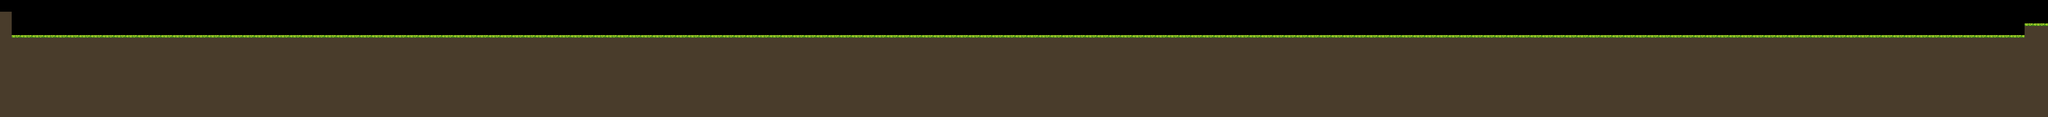

The image is a tile-based game level rendered from a .tmx file. Its description and complete source (layers, tilesets, objects, tile grids) follow:
An orthogonal 175x10 tile map with 32x32 px tiles, 1 tile layer (Foreground) and 12 objects.

<map version="1.0" orientation="orthogonal" renderorder="right-down" width="175" height="10" tilewidth="32" tileheight="32" nextobjectid="41">
 <tileset firstgid="1" name="tileset" tilewidth="32" tileheight="32" tilecount="6" columns="6">
  <image source="../tileset.png" width="192" height="32" />
 </tileset>
 <layer name="Foreground" width="175" height="10">
  <data encoding="csv">
0,0,0,0,0,0,0,0,0,0,0,0,0,0,0,0,0,0,0,0,0,0,0,0,0,0,0,0,0,0,0,0,0,0,0,0,0,0,0,0,0,0,0,0,0,0,0,0,0,0,0,0,0,0,0,0,0,0,0,0,0,0,0,0,0,0,0,0,0,0,0,0,0,0,0,0,0,0,0,0,0,0,0,0,0,0,0,0,0,0,0,0,0,0,0,0,0,0,0,0,0,0,0,0,0,0,0,0,0,0,0,0,0,0,0,0,0,0,0,0,0,0,0,0,0,0,0,0,0,0,0,0,0,0,0,0,0,0,0,0,0,0,0,0,0,0,0,0,0,0,0,0,0,0,0,0,0,0,0,0,0,0,0,0,0,0,0,0,0,0,0,0,0,0,0,
3,0,0,0,0,0,0,0,0,0,0,0,0,0,0,0,0,0,0,0,0,0,0,0,0,0,0,0,0,0,0,0,0,0,0,0,0,0,0,0,0,0,0,0,0,0,0,0,0,0,0,0,0,0,0,0,0,0,0,0,0,0,0,0,0,0,0,0,0,0,0,0,0,0,0,0,0,0,0,0,0,0,0,0,0,0,0,0,0,0,0,0,0,0,0,0,0,0,0,0,0,0,0,0,0,0,0,0,0,0,0,0,0,0,0,0,0,0,0,0,0,0,0,0,0,0,0,0,0,0,0,0,0,0,0,0,0,0,0,0,0,0,0,0,0,0,0,0,0,0,0,0,0,0,0,0,0,0,0,0,0,0,0,0,0,0,0,0,0,0,0,0,0,0,0,
3,0,0,0,0,0,0,0,0,0,0,0,0,0,0,0,0,0,0,0,0,0,0,0,0,0,0,0,0,0,0,0,0,0,0,0,0,0,0,0,0,0,0,0,0,0,0,0,0,0,0,0,0,0,0,0,0,0,0,0,0,0,0,0,0,0,0,0,0,0,0,0,0,0,0,0,0,0,0,0,0,0,0,0,0,0,0,0,0,0,0,0,0,0,0,0,0,0,0,0,0,0,0,0,0,0,0,0,0,0,0,0,0,0,0,0,0,0,0,0,0,0,0,0,0,0,0,0,0,0,0,0,0,0,0,0,0,0,0,0,0,0,0,0,0,0,0,0,0,0,0,0,0,0,0,0,0,0,0,0,0,0,0,0,0,0,0,0,0,0,0,0,0,1,1,
3,1,1,1,1,1,1,1,1,1,1,1,1,1,1,1,1,1,1,1,1,1,1,1,1,1,1,1,1,1,1,1,1,1,1,1,1,1,1,1,1,1,1,1,1,1,1,1,1,1,1,1,1,1,1,1,1,1,1,1,1,1,1,1,1,1,1,1,1,1,1,1,1,1,1,1,1,1,1,1,1,1,1,1,1,1,1,1,1,1,1,1,1,1,1,1,1,1,1,1,1,1,1,1,1,1,1,1,1,1,1,1,1,1,1,1,1,1,1,1,1,1,1,1,1,1,1,1,1,1,1,1,1,1,1,1,1,1,1,1,1,1,1,1,1,1,1,1,1,1,1,1,1,1,1,1,1,1,1,1,1,1,1,1,1,1,1,1,1,1,1,1,1,3,3,
3,3,3,3,3,3,3,3,3,3,3,3,3,3,3,3,3,3,3,3,3,3,3,3,3,3,3,3,3,3,3,3,3,3,3,3,3,3,3,3,3,3,3,3,3,3,3,3,3,3,3,3,3,3,3,3,3,3,3,3,3,3,3,3,3,3,3,3,3,3,3,3,3,3,3,3,3,3,3,3,3,3,3,3,3,3,3,3,3,3,3,3,3,3,3,3,3,3,3,3,3,3,3,3,3,3,3,3,3,3,3,3,3,3,3,3,3,3,3,3,3,3,3,3,3,3,3,3,3,3,3,3,3,3,3,3,3,3,3,3,3,3,3,3,3,3,3,3,3,3,3,3,3,3,3,3,3,3,3,3,3,3,3,3,3,3,3,3,3,3,3,3,3,3,3,
3,3,3,3,3,3,3,3,3,3,3,3,3,3,3,3,3,3,3,3,3,3,3,3,3,3,3,3,3,3,3,3,3,3,3,3,3,3,3,3,3,3,3,3,3,3,3,3,3,3,3,3,3,3,3,3,3,3,3,3,3,3,3,3,3,3,3,3,3,3,3,3,3,3,3,3,3,3,3,3,3,3,3,3,3,3,3,3,3,3,3,3,3,3,3,3,3,3,3,3,3,3,3,3,3,3,3,3,3,3,3,3,3,3,3,3,3,3,3,3,3,3,3,3,3,3,3,3,3,3,3,3,3,3,3,3,3,3,3,3,3,3,3,3,3,3,3,3,3,3,3,3,3,3,3,3,3,3,3,3,3,3,3,3,3,3,3,3,3,3,3,3,3,3,3,
3,3,3,3,3,3,3,3,3,3,3,3,3,3,3,3,3,3,3,3,3,3,3,3,3,3,3,3,3,3,3,3,3,3,3,3,3,3,3,3,3,3,3,3,3,3,3,3,3,3,3,3,3,3,3,3,3,3,3,3,3,3,3,3,3,3,3,3,3,3,3,3,3,3,3,3,3,3,3,3,3,3,3,3,3,3,3,3,3,3,3,3,3,3,3,3,3,3,3,3,3,3,3,3,3,3,3,3,3,3,3,3,3,3,3,3,3,3,3,3,3,3,3,3,3,3,3,3,3,3,3,3,3,3,3,3,3,3,3,3,3,3,3,3,3,3,3,3,3,3,3,3,3,3,3,3,3,3,3,3,3,3,3,3,3,3,3,3,3,3,3,3,3,3,3,
3,3,3,3,3,3,3,3,3,3,3,3,3,3,3,3,3,3,3,3,3,3,3,3,3,3,3,3,3,3,3,3,3,3,3,3,3,3,3,3,3,3,3,3,3,3,3,3,3,3,3,3,3,3,3,3,3,3,3,3,3,3,3,3,3,3,3,3,3,3,3,3,3,3,3,3,3,3,3,3,3,3,3,3,3,3,3,3,3,3,3,3,3,3,3,3,3,3,3,3,3,3,3,3,3,3,3,3,3,3,3,3,3,3,3,3,3,3,3,3,3,3,3,3,3,3,3,3,3,3,3,3,3,3,3,3,3,3,3,3,3,3,3,3,3,3,3,3,3,3,3,3,3,3,3,3,3,3,3,3,3,3,3,3,3,3,3,3,3,3,3,3,3,3,3,
3,3,3,3,3,3,3,3,3,3,3,3,3,3,3,3,3,3,3,3,3,3,3,3,3,3,3,3,3,3,3,3,3,3,3,3,3,3,3,3,3,3,3,3,3,3,3,3,3,3,3,3,3,3,3,3,3,3,3,3,3,3,3,3,3,3,3,3,3,3,3,3,3,3,3,3,3,3,3,3,3,3,3,3,3,3,3,3,3,3,3,3,3,3,3,3,3,3,3,3,3,3,3,3,3,3,3,3,3,3,3,3,3,3,3,3,3,3,3,3,3,3,3,3,3,3,3,3,3,3,3,3,3,3,3,3,3,3,3,3,3,3,3,3,3,3,3,3,3,3,3,3,3,3,3,3,3,3,3,3,3,3,3,3,3,3,3,3,3,3,3,3,3,3,3,
3,3,3,3,3,3,3,3,3,3,3,3,3,3,3,3,3,3,3,3,3,3,3,3,3,3,3,3,3,3,3,3,3,3,3,3,3,3,3,3,3,3,3,3,3,3,3,3,3,3,3,3,3,3,3,3,3,3,3,3,3,3,3,3,3,3,3,3,3,3,3,3,3,3,3,3,3,3,3,3,3,3,3,3,3,3,3,3,3,3,3,3,3,3,3,3,3,3,3,3,3,3,3,3,3,3,3,3,3,3,3,3,3,3,3,3,3,3,3,3,3,3,3,3,3,3,3,3,3,3,3,3,3,3,3,3,3,3,3,3,3,3,3,3,3,3,3,3,3,3,3,3,3,3,3,3,3,3,3,3,3,3,3,3,3,3,3,3,3,3,3,3,3,3,3
</data>
 </layer>
 <objectgroup name="Solids">
  <object id="1" x="0" y="96" width="2240" height="224" />
  <object id="2" x="2240" y="96" width="2080" height="224" />
  <object id="3" x="4320" y="96" width="896" height="224" />
  <object id="4" x="5216" y="96" width="384" height="224" />
  <object id="5" x="5536" y="64" width="64" height="32" />
  <object id="6" x="0" y="32" width="32" height="64" />
 </objectgroup>
 <objectgroup name="Coins">
  <object id="33" x="96" y="64" width="768" height="32" />
  <object id="36" x="864" y="64" width="704" />
  <object id="37" x="1568" y="64" width="928" height="32" />
  <object id="38" x="2496" y="64" width="1408" height="32" />
  <object id="39" x="3904" y="64" width="1408" height="32" />
  <object id="40" x="5312" y="64" width="128" height="32" />
 </objectgroup>
</map>